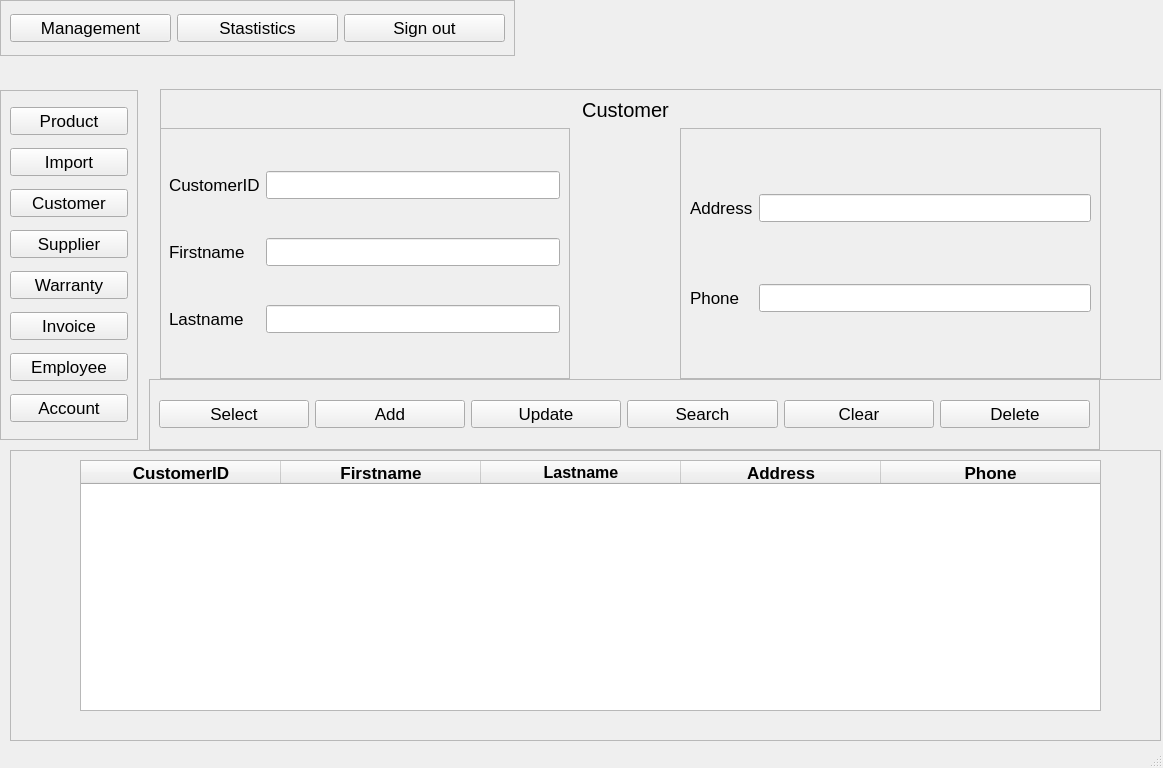
<?xml version="1.0" encoding="UTF-8"?>
<ui version="4.0">
 <class>CustomerAdmin</class>
 <widget class="QMainWindow" name="CustomerAdmin">
  <property name="geometry">
   <rect>
    <x>0</x>
    <y>0</y>
    <width>1163</width>
    <height>768</height>
   </rect>
  </property>
  <property name="font">
   <font>
    <pointsize>13</pointsize>
   </font>
  </property>
  <property name="windowTitle">
   <string>MainWindow</string>
  </property>
  <widget class="QWidget" name="centralwidget">
   <widget class="QFrame" name="frame">
    <property name="geometry">
     <rect>
      <x>10</x>
      <y>450</y>
      <width>1151</width>
      <height>291</height>
     </rect>
    </property>
    <property name="frameShape">
     <enum>QFrame::StyledPanel</enum>
    </property>
    <property name="frameShadow">
     <enum>QFrame::Raised</enum>
    </property>
    <widget class="QTableWidget" name="table">
     <property name="geometry">
      <rect>
       <x>70</x>
       <y>10</y>
       <width>1021</width>
       <height>251</height>
      </rect>
     </property>
     <property name="focusPolicy">
      <enum>Qt::NoFocus</enum>
     </property>
     <property name="showGrid">
      <bool>false</bool>
     </property>
     <attribute name="horizontalHeaderMinimumSectionSize">
      <number>50</number>
     </attribute>
     <attribute name="horizontalHeaderDefaultSectionSize">
      <number>200</number>
     </attribute>
     <attribute name="horizontalHeaderStretchLastSection">
      <bool>true</bool>
     </attribute>
     <attribute name="verticalHeaderVisible">
      <bool>false</bool>
     </attribute>
     <attribute name="verticalHeaderDefaultSectionSize">
      <number>35</number>
     </attribute>
     <column>
      <property name="text">
       <string>CustomerID</string>
      </property>
      <property name="font">
       <font>
        <weight>75</weight>
        <bold>true</bold>
       </font>
      </property>
      <property name="textAlignment">
       <set>AlignCenter</set>
      </property>
     </column>
     <column>
      <property name="text">
       <string>Firstname</string>
      </property>
      <property name="font">
       <font>
        <weight>75</weight>
        <bold>true</bold>
       </font>
      </property>
      <property name="textAlignment">
       <set>AlignCenter</set>
      </property>
     </column>
     <column>
      <property name="text">
       <string>Lastname</string>
      </property>
      <property name="font">
       <font>
        <pointsize>12</pointsize>
        <weight>75</weight>
        <bold>true</bold>
       </font>
      </property>
      <property name="textAlignment">
       <set>AlignCenter</set>
      </property>
     </column>
     <column>
      <property name="text">
       <string>Address</string>
      </property>
      <property name="font">
       <font>
        <weight>75</weight>
        <bold>true</bold>
       </font>
      </property>
      <property name="textAlignment">
       <set>AlignCenter</set>
      </property>
     </column>
     <column>
      <property name="text">
       <string>Phone</string>
      </property>
      <property name="font">
       <font>
        <weight>75</weight>
        <bold>true</bold>
       </font>
      </property>
      <property name="textAlignment">
       <set>AlignCenter</set>
      </property>
     </column>
    </widget>
   </widget>
   <widget class="QFrame" name="frame_2">
    <property name="geometry">
     <rect>
      <x>160</x>
      <y>89</y>
      <width>1001</width>
      <height>291</height>
     </rect>
    </property>
    <property name="frameShape">
     <enum>QFrame::StyledPanel</enum>
    </property>
    <property name="frameShadow">
     <enum>QFrame::Raised</enum>
    </property>
    <widget class="QLabel" name="label">
     <property name="geometry">
      <rect>
       <x>410</x>
       <y>0</y>
       <width>111</width>
       <height>41</height>
      </rect>
     </property>
     <property name="font">
      <font>
       <pointsize>15</pointsize>
      </font>
     </property>
     <property name="text">
      <string>Customer</string>
     </property>
     <property name="alignment">
      <set>Qt::AlignCenter</set>
     </property>
    </widget>
    <widget class="QFrame" name="frame_6">
     <property name="geometry">
      <rect>
       <x>-1</x>
       <y>39</y>
       <width>411</width>
       <height>251</height>
      </rect>
     </property>
     <property name="frameShape">
      <enum>QFrame::StyledPanel</enum>
     </property>
     <property name="frameShadow">
      <enum>QFrame::Raised</enum>
     </property>
     <layout class="QGridLayout" name="gridLayout">
      <item row="0" column="1">
       <widget class="QLineEdit" name="customerID"/>
      </item>
      <item row="1" column="0">
       <widget class="QLabel" name="label_3">
        <property name="text">
         <string>Firstname</string>
        </property>
       </widget>
      </item>
      <item row="1" column="1">
       <widget class="QLineEdit" name="firstname"/>
      </item>
      <item row="0" column="0">
       <widget class="QLabel" name="label_2">
        <property name="text">
         <string>CustomerID</string>
        </property>
       </widget>
      </item>
      <item row="2" column="0">
       <widget class="QLabel" name="label_6">
        <property name="text">
         <string>Lastname</string>
        </property>
       </widget>
      </item>
      <item row="2" column="1">
       <widget class="QLineEdit" name="lastname"/>
      </item>
     </layout>
    </widget>
    <widget class="QFrame" name="frame_7">
     <property name="geometry">
      <rect>
       <x>520</x>
       <y>39</y>
       <width>421</width>
       <height>251</height>
      </rect>
     </property>
     <property name="frameShape">
      <enum>QFrame::StyledPanel</enum>
     </property>
     <property name="frameShadow">
      <enum>QFrame::Raised</enum>
     </property>
     <layout class="QGridLayout" name="gridLayout_2">
      <item row="0" column="0">
       <widget class="QLabel" name="label_5">
        <property name="text">
         <string>Address</string>
        </property>
       </widget>
      </item>
      <item row="1" column="1">
       <widget class="QLineEdit" name="phone"/>
      </item>
      <item row="1" column="0">
       <widget class="QLabel" name="label_4">
        <property name="text">
         <string>Phone</string>
        </property>
       </widget>
      </item>
      <item row="0" column="1">
       <widget class="QLineEdit" name="address"/>
      </item>
     </layout>
    </widget>
   </widget>
   <widget class="QFrame" name="frame_3">
    <property name="geometry">
     <rect>
      <x>0</x>
      <y>0</y>
      <width>515</width>
      <height>56</height>
     </rect>
    </property>
    <property name="layoutDirection">
     <enum>Qt::LeftToRight</enum>
    </property>
    <property name="frameShape">
     <enum>QFrame::StyledPanel</enum>
    </property>
    <property name="frameShadow">
     <enum>QFrame::Raised</enum>
    </property>
    <layout class="QHBoxLayout" name="horizontalLayout">
     <item>
      <widget class="QPushButton" name="management">
       <property name="text">
        <string>Management</string>
       </property>
      </widget>
     </item>
     <item>
      <widget class="QPushButton" name="statistic">
       <property name="text">
        <string>Stastistics</string>
       </property>
      </widget>
     </item>
     <item>
      <widget class="QPushButton" name="signOut">
       <property name="text">
        <string>Sign out</string>
       </property>
      </widget>
     </item>
    </layout>
   </widget>
   <widget class="QFrame" name="frame_4">
    <property name="geometry">
     <rect>
      <x>149</x>
      <y>379</y>
      <width>951</width>
      <height>71</height>
     </rect>
    </property>
    <property name="frameShape">
     <enum>QFrame::StyledPanel</enum>
    </property>
    <property name="frameShadow">
     <enum>QFrame::Raised</enum>
    </property>
    <layout class="QHBoxLayout" name="horizontalLayout_2">
     <item>
      <widget class="QPushButton" name="select">
       <property name="text">
        <string>Select</string>
       </property>
      </widget>
     </item>
     <item>
      <widget class="QPushButton" name="add">
       <property name="text">
        <string>Add</string>
       </property>
      </widget>
     </item>
     <item>
      <widget class="QPushButton" name="update">
       <property name="text">
        <string>Update</string>
       </property>
      </widget>
     </item>
     <item>
      <widget class="QPushButton" name="search">
       <property name="text">
        <string>Search</string>
       </property>
      </widget>
     </item>
     <item>
      <widget class="QPushButton" name="clear">
       <property name="text">
        <string>Clear</string>
       </property>
      </widget>
     </item>
     <item>
      <widget class="QPushButton" name="delete_2">
       <property name="text">
        <string>Delete</string>
       </property>
      </widget>
     </item>
    </layout>
   </widget>
   <widget class="QFrame" name="frame_5">
    <property name="geometry">
     <rect>
      <x>0</x>
      <y>90</y>
      <width>138</width>
      <height>350</height>
     </rect>
    </property>
    <property name="frameShape">
     <enum>QFrame::StyledPanel</enum>
    </property>
    <property name="frameShadow">
     <enum>QFrame::Raised</enum>
    </property>
    <layout class="QVBoxLayout" name="verticalLayout">
     <item>
      <widget class="QPushButton" name="product">
       <property name="text">
        <string>Product</string>
       </property>
      </widget>
     </item>
     <item>
      <widget class="QPushButton" name="import_2">
       <property name="text">
        <string>Import</string>
       </property>
      </widget>
     </item>
     <item>
      <widget class="QPushButton" name="customer">
       <property name="text">
        <string>Customer</string>
       </property>
      </widget>
     </item>
     <item>
      <widget class="QPushButton" name="supplier">
       <property name="text">
        <string>Supplier</string>
       </property>
      </widget>
     </item>
     <item>
      <widget class="QPushButton" name="warranty">
       <property name="text">
        <string>Warranty</string>
       </property>
      </widget>
     </item>
     <item>
      <widget class="QPushButton" name="invoice">
       <property name="text">
        <string>Invoice</string>
       </property>
      </widget>
     </item>
     <item>
      <widget class="QPushButton" name="employee">
       <property name="text">
        <string>Employee</string>
       </property>
      </widget>
     </item>
     <item>
      <widget class="QPushButton" name="account">
       <property name="text">
        <string>Account</string>
       </property>
      </widget>
     </item>
    </layout>
   </widget>
  </widget>
  <widget class="QMenuBar" name="menubar">
   <property name="geometry">
    <rect>
     <x>0</x>
     <y>0</y>
     <width>1163</width>
     <height>26</height>
    </rect>
   </property>
  </widget>
  <widget class="QStatusBar" name="statusbar"/>
 </widget>
 <resources/>
 <connections/>
</ui>
